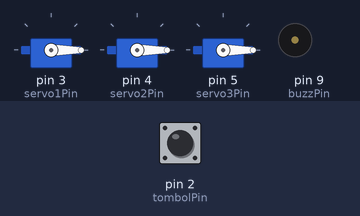
Recording of a sketch running on a simulated Arduino Uno, built with avr-gcc and run on an emulated ATmega328P. On the bench: 3 × servo, buzzer (waves = sounding). The test bench sets the inputs (shaded band); at power-on: pin 2 (tombolPin) HIGH. Random numbers use the default seed unless the sketch sets one.

Above: at 1.2 s.
1.3 s: pin 2 (tombolPin) pulled LOW for 0.15 s
At 1.55 s:
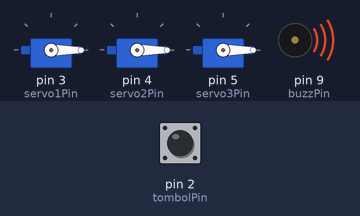
4.4 s: pin 2 (tombolPin) pulled LOW for 1 s
8.4 s: pin 2 (tombolPin) pulled LOW for 3.2 s
At 9.2 s:
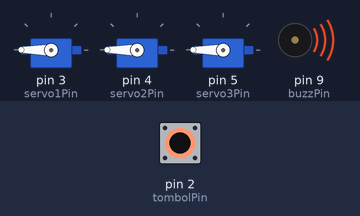
Timing chart, 0 to 14.8 s (numbered marks = the images above; inputs shaded):
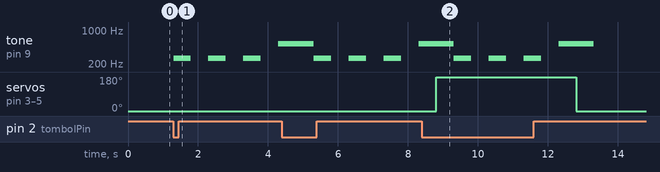

Measured:
- after the input at 1.3 s, tone on pin 9 (buzzPin): silent → 262 Hz at once, then repeats every 1.0 s: silent 0.50 s, 262 Hz 0.50 s

The sketch:

RockPaperScissor.ino
```cpp
#include <Servo.h>

#define tombolPin 2
#define servo1Pin 3
#define servo2Pin 4
#define servo3Pin 5
#define buzzPin 9

Servo servo1;
Servo servo2;
Servo servo3;

void setup() {
  pinMode(tombolPin, INPUT_PULLUP);
  pinMode(buzzPin, OUTPUT);

  servo1.attach(servo1Pin);
  servo2.attach(servo2Pin);
  servo3.attach(servo3Pin);

  servo1.write(0);
  servo2.write(0);
  servo3.write(0);

  randomSeed(analogRead(0));
}

void loop() {
  if (digitalRead(tombolPin) == LOW) {
    int servoNumber = random(1, 4); // Memilih angka random dari 1 sampai 3
    Buzzer();
    if (servoNumber == 1) {
      servo1.write(180);
      servo2.write(0);
      servo3.write(180);            // Gunting
    } else if (servoNumber == 2) {
      servo1.write(180);
      servo2.write(180);
      servo3.write(180);             // Batu
    } else if (servoNumber == 3) {
      servo1.write(0);
      servo2.write(0);
      servo3.write(0);            // Kertas
    }

    delay(500);
  }
}

void Buzzer(){
  tone(buzzPin,262,500);
  delay(1000);
  tone(buzzPin,262,500);
  delay(1000);
  tone(buzzPin,262,500);
  delay(1000);
  tone(buzzPin,523,1000);
  delay(500);
}
```
